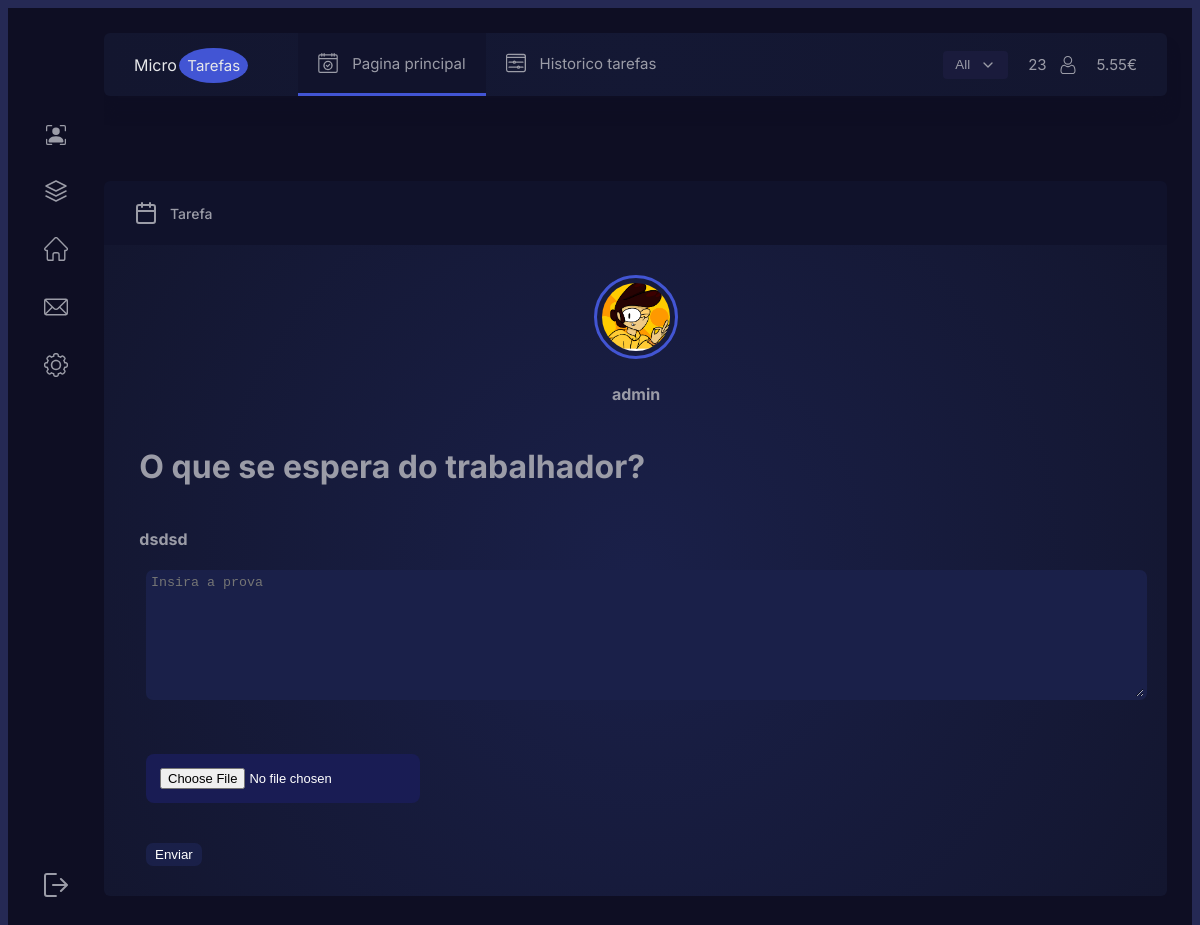
The app's page /trabalho.php?id=112 (signed in) with its own data.
### tables this page shows
CREATE TABLE `utilizador` (
  `id_utilizador` int(11) NOT NULL,
  `nome` varchar(20) NOT NULL,
  `sobrenome` varchar(20) NOT NULL,
  `utilizador` varchar(20) NOT NULL,
  `password` varchar(20) NOT NULL,
  `saldo` float NOT NULL,
  `arquivo` varchar(150) NOT NULL,
  `avaliacao` float NOT NULL
);

CREATE TABLE `arquivo` (
  `id` int(11) NOT NULL,
  `id_utilizador` int(11) NOT NULL,
  `utilizador` varchar(50) NOT NULL,
  `nome` varchar(220) NOT NULL
);

CREATE TABLE `trabalho` (
  `id_trabalho` int(11) NOT NULL,
  `assunto` varchar(35) NOT NULL,
  `descricao` varchar(350) NOT NULL,
  `valor` float NOT NULL,
  `utilizador` varchar(50) DEFAULT NULL,
  `id_categoria` int(11) NOT NULL
);

### trabalho.php (the view, shortened to what this page needs)
<?php
$dbhost = "localhost";
$dbuser = "root";
$dbpass = "";
$dbname = "conect";
$conn = mysqli_connect($dbhost, $dbuser, $dbpass, $dbname);
$id = filter_input(INPUT_GET, 'id', FILTER_SANITIZE_NUMBER_INT);
$logado =$_SESSION['user'];
$utilizador = "SELECT * FROM utilizador where utilizador = '$logado' ";
if($ress=mysqli_query($conn,$utilizador)){
    $valor_saldo = array();
    $ioll = 0;
    while($regg=mysqli_fetch_assoc($ress)){
        $valor_saldo[$ioll] = $regg['saldo'] ;
?>
<!DOCTYPE html>
<html lang="en" >
<head>
  <link rel="stylesheet" href="https://cdnjs.cloudflare.com/ajax/libs/normalize/5.0.0/normalize.min.css">
<link rel="stylesheet" href="css/style.css">
</head>
<body>
<div class="wrapper">
 <div class="left-side">
  <svg viewBox="0 0 24 24" fill="none" stroke="currentColor" stroke-width="1.5" stroke-linecap="round" stroke-linejoin="round">
   <path d="M12 2L2 7l10 5 10-5-10-5zM2 17l10 5 10-5M2 12l10 5 10-5"></path></svg>
 </div>
 <div class="main-container">
  <div class="header">
   <div class="logo">Micro
    <span class="logo-det">Tarefas</span></div>
   <a class="header-link active" href="#">
    Pagina principal
   </a>
   <a class="header-link" href="historico.php">
    Historico tarefas
   </a>
   <div class="user-info">
    <button class="button">All
     <svg xmlns="http://www.w3.org/2000/svg" width="24" height="24" viewBox="0 0 24 24" fill="none" stroke="currentColor" stroke-width="2" stroke-linecap="round" stroke-linejoin="round" class="feather feather-chevron-down">
      <path d="M6 9l6 6 6-6"></path></svg>
    </button>
    <div class="user-name"><?php echo $logado; ?></div>
    <div class="hour"><?php   echo $valor_saldo[$ioll] = $regg['saldo']; ?>€</div>
   </div>
  </div>
  <?php  }}    ?>
  <div class="user-box second-box">
   <div class="cards-wrapper" style="--delay: 1s">
    <div class="cards-header">
     <div class="cards-view">
      <svg viewBox="0 0 24 24" fill="none" stroke="currentColor" stroke-width="2" stroke-linecap="round" stroke-linejoin="round" class="feather feather-calendar">
       <rect x="3" y="4" width="18" height="18" rx="2" ry="2"></rect>
       <path d="M16 2v4M8 2v4M3 10h18"></path>
      </svg>
     Tarefa
     </div>
    </div>
    <div class="cards card">
    <?php
    $sql = "SELECT * FROM trabalho WHERE id_trabalho = '$id' ";
  if($res=mysqli_query($conn,$sql)){
  $trblh_descricao = array();
  $iol = 0;
  while($reg=mysqli_fetch_assoc($res)){
    $trblh_user[$iol] = $reg['utilizador'] ;
    $trblh_descricao[$iol] = $reg['descricao'] ;
    ?>
<?php
$sql  ="SELECT * from arquivo where utilizador = 'leandro' ";
$resultado = $conn->query($sql);
while ($linha = mysqli_fetch_array($resultado)){
    $album [] = $linha;
}
?>
<div class="account-profile">
<?php   foreach ($album as $foto)   {     ?>
     <img src="<?php echo "./foto/".$foto["nome"] ?>" alt="">
     <h4 style="margin-left:1.5%"><?php echo $trblh_user[$iol]; ?></h4>
<?php   }     ?>
</div>
  <h1 style="margin-left:1.5%">O que se espera do trabalhador?</h1>
  <h4 style="margin-left:1.5%"><?php echo $trblh_descricao[$iol]; ?></h4>
  <form method="POST" action="submeter.php"  enctype="multipart/utilizador-data">
<div class="utilizador" style=" padding-left: 22px;">
    <textarea  style="border-radius: 7px;color: white;background-color: #1a2049;border: 3px solid #1a2049;    width: 100%;"  maxlength="350"  id="w3review" name="w3review" rows="8"  placeholder="Insira a prova" ></textarea><br>
  <div class="l-containe">
    <div class="button-wrapper">
      <br>  <br>
      <input class="button offer-button" type="file"name="arquivo" id="upload" class="upload-box" placeholder="Upload File"><br>
    </div>
    </div>
    <br><br>
    <button style="border-radius: 7px;color: white;background-color: #1a2049;border: 3px solid #1a2049;" type="submit" name="btn" class="btn btn-primary btn-block btn-large">Enviar</button>
</div>
</form>
    </div>
   </div>
   <?php }}  ?>
</div></div></div></body>
</html>

### css/style.css (style rules this page uses)
:root { --delay: 0s; }
* { outline: none; box-sizing: border-box; }
html { box-sizing: border-box; -webkit-font-smoothing: antialiased; }
img { max-width: 100%; }
body { font-family: "Inter", sans-serif; background-color: #252954; color: #9b9ca7; }
.wrapper { background-color: #0e0e23; display: flex; height: 100vh; overflow: hidden; margin: 0 auto; }
.left-side { width: 6rem; display: flex; flex-direction: column; flex-shrink: 0; align-items: center; padding: 117px 0 40px; -webkit-animation: left 1s var(--delay) both; animation: left 1s var(--delay) both; }
.left-side svg { width: 24px; cursor: pointer; }
.left-side svg + svg { margin-top: 34px; }
.left-side svg:last-child { margin-top: auto; }
.main-container { display: flex; flex-direction: column; flex-grow: 1; padding: 25px; overflow: auto; padding-left: 0; }
.header { background: #141834; background: radial-gradient(circle, #141834 0%, #13162f 100%); box-shadow: 0 16px 12px #0e0e23; width: 100%; padding: 0 30px; -webkit-animation: top 1s both; animation: top 1s both; display: flex; align-items: center; border-radius: 6px; font-size: 15px; white-space: nowrap; position: sticky; top: 0; left: 0; z-index: 10; }
.header:before { content: ""; width: 100%; height: 25px; position: absolute; top: -25px; left: 0; background-color: #0e0e23; }
.header-link { color: #9b9ca7; text-decoration: none; display: flex; align-items: center; padding: 20px; transition: 0.3s; border-bottom: 3px solid transparent; transition: 0.3s; }
.header-link svg { width: 20px; margin-right: 14px; }
.header-link.active, .header-link:hover { background: #11132c; border-bottom: 3px solid #4255d4; }
.logo { padding: 20px 50px 20px 0; font-size: 16px; color: #e7e8ea; }
.logo-det { background: #4255d4; padding: 8px; margin-left: -2px; border-radius: 50%; font-size: 15px; }
.user-info { margin-left: auto; display: flex; align-items: center; }
.user-info svg { width: 20px; }
.user-info .profile { margin: 0 20px 0 12px; width: 18px; }
.button { display: inline-flex; align-items: center; color: #9b9ca7; background: #1a1b3c; border: none; padding: 2px 12px; border-radius: 4px; margin-right: 20px; text-decoration: none; }
.button svg { margin-left: 10px; width: 16px; }
.user-box { margin-top: 25px; display: flex; }
.user-box + .user-box { margin-top: 20px; }
.user-box + .user-box .cards-wrapper { margin-left: 0; flex-grow: 1; max-width: none; }
.user-box + .user-box .cards-header { padding: 20px 30px; justify-content: space-between; }
.user-box .cards-header, .user-box .cards-view { display: flex; align-items: center; justify-content: center; }
.user-box .cards-header svg, .user-box .cards-view svg { width: 24px; }
.cards-view > svg { margin-right: 12px; }
.card { background: #1a2049; background: radial-gradient(circle, #1a2049 0%, #13162f 100%); padding: 40px 30px; border-radius: 6px; display: flex; flex-direction: column; flex-grow: 1; width: 100%; }
.offer-button { background: #191c54; padding: 14px; text-align: center; justify-content: center; margin-top: auto; margin-right: 0; color: #fff; font-size: 13px; cursor: pointer; border-radius: 8px; margin-top: 1%; }
.cards-header { background: #10122b; border-radius: 6px 6px 0 0; padding: 20px 45px; font-size: 14px; font-weight: 500; }
.cards-wrapper { margin-left: 20px; max-width: 305px; width: 100%; }
.cards.card { border-radius: 0 0 6px 6px; padding: 30px 20px; }
.account-profile { margin: auto; position: relative; text-align: center; position: relative; }
.account-profile img { width: 84px; height: 84px; border-radius: 50%; -o-object-fit: cover; object-fit: cover; -o-object-position: left; object-position: left; border: 3px solid #4255d3; padding: 5px; }
@media screen and (max-width: 1500px) { .second-box { flex-wrap: wrap; } }
@media screen and (max-width: 1500px) { .second-box .cards-wrapper { margin-top: 40px; width: 66%; } }
.user-box > * { -webkit-animation: top 1s var(--delay) both; animation: top 1s var(--delay) both; }

### records on screen
utilizador: saldo "5.55"
trabalho: iol "dsdsd"
arquivo: nome (picture), iol "admin"
